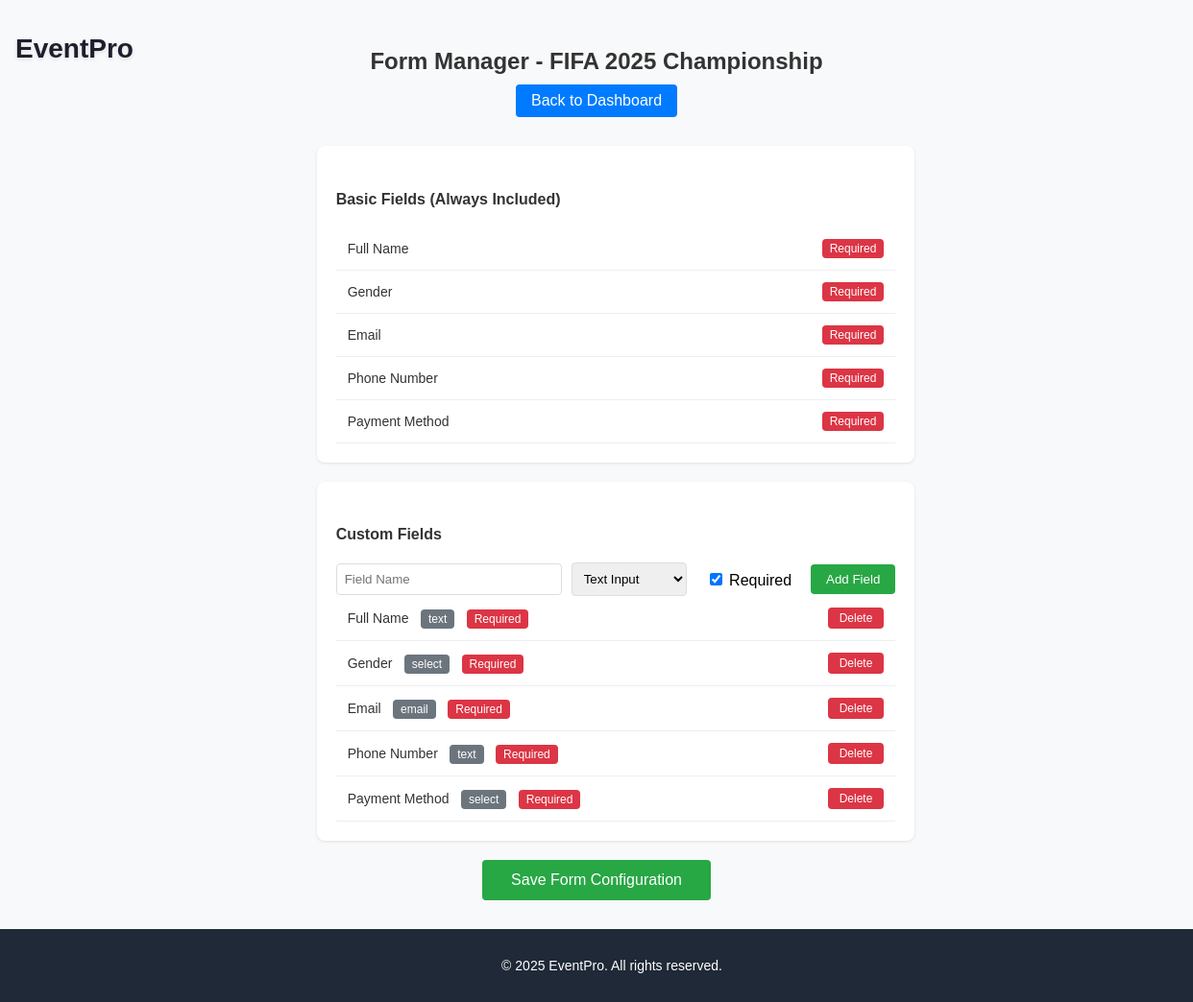
/event/4/form-manager/, run on the app's committed database.
### User_app/models.py (models this page shows, shortened)
class Event(models.Model):
    EventID = models.AutoField(primary_key=True)
    EventType = models.CharField(max_length=50)
    EventTitle = models.CharField(max_length=70)
    EventDescription = models.TextField()
    EventDate = models.DateField()
    EventTime = models.TimeField()
    EventCost = models.CharField(max_length=20, default='Free')
    EventLocation = models.CharField(max_length=70)
    EventCapacity = models.PositiveIntegerField(null=True, blank=True)
    current_participants = models.PositiveIntegerField(default=0)
    form_configured = models.BooleanField(default=False)

class EventFormField(models.Model):
    FIELD_TYPES = [
        ('text', 'Text Input'),
        ('email', 'Email'),
        ('number', 'Number'),
        ('select', 'Dropdown'),
        ('date', 'Date'),
        ('time', 'Time'),
    ]
    event = models.ForeignKey(Event, on_delete=models.CASCADE, related_name='form_fields')
    field_name = models.CharField(max_length=100)
    field_type = models.CharField(max_length=20, choices=FIELD_TYPES)
    is_required = models.BooleanField(default=True)
    choices = models.TextField(blank=True, null=True, help_text="Comma-separated choices for dropdown")

### User_app/views.py (the view, shortened to what this page needs)
# urls.py: path('event/<int:event_id>/form-manager/', EventFormManagerView.as_view(), name='form_manager'),
class EventFormManagerView(View):
    template_name = "Dashboard_Pages/form_manager.html"
    def get(self, request, event_id):
        event = get_object_or_404(Event, EventID=event_id)
        form_fields = event.form_fields.all()
        return render(request, self.template_name, {
            'event': event,
            'form_fields': form_fields
        })

### User_app/templates/Dashboard_Pages/form_manager.html (shortened to what this page needs)
<!DOCTYPE html>
<html lang="en">
<head>
</head>
<body>
    <div class="logo-container">
        <h1 class="logo">EventPro</h1>
    </div>
<div class="main-container">
    <div class="container">
        <div class="col-md-8 offset-md-2">
            <div class="header-section">
                <h2>Form Manager - {{ event.EventTitle }}</h2>
                <a href="{% url 'Dashboard_Home' %}" class="dashboard-btn">Back to Dashboard</a>
            </div>
            <div class="form-section">
                <h5 class="section-title">Basic Fields (Always Included)</h5>
                <div class="fields-list">
                    <div class="field-item">
                        <span class="field-name">Full Name</span>
                        <span class="required-badge">Required</span>
                    </div>
                    <div class="field-item">
                        <span class="field-name">Gender</span>
                        <span class="required-badge">Required</span>
                    </div>
                    <div class="field-item">
                        <span class="field-name">Email</span>
                        <span class="required-badge">Required</span>
                    </div>
                    <div class="field-item">
                        <span class="field-name">Phone Number</span>
                        <span class="required-badge">Required</span>
                    </div>
                    {% if event.EventCost != 'Free' %}
                    <div class="field-item">
                        <span class="field-name">Payment Method</span>
                        <span class="required-badge">Required</span>
                    </div>
                    {% endif %}
                </div>
            </div>
            <div class="form-section">
                <h5 class="section-title">Custom Fields</h5>
                <div class="add-field-form">
                    <form method="post">
                        <div class="input-group">
                            <input type="text" name="field_name" class="form-input" placeholder="Field Name" required>
                            <select name="field_type" class="form-select" required>
                                <option value="text">Text Input</option>
                            </select>
                            <div class="form-check">
                                <input type="checkbox" name="is_required" class="form-check-input" id="isRequired" checked>
                                <label class="form-check-label" for="isRequired">Required</label>
                            </div>
                            <button type="submit" class="add-field-btn">Add Field</button>
                        </div>
                    </form>
                </div>
                <div class="custom-fields-list">
                    {% for field in form_fields %}
                    <div class="field-item">
                        <div class="field-info">
                            <span class="field-name">{{ field.field_name }}</span>
                            <span class="field-type-badge">{{ field.field_type }}</span>
                            {% if field.is_required %}
                            <span class="required-badge">Required</span>
                            {% endif %}
                        </div>
                        <form method="post" style="display: inline;">
                            <button type="submit" class="delete-btn">Delete</button>
                        </form>
                    </div>
                    {% empty %}
                    <div class="no-fields-message">No custom fields added yet.</div>
                    {% endfor %}
                </div>
            </div>
            <div class="save-configuration">
                <form method="post">
                    <button type="submit" class="save-config-btn">Save Form Configuration</button>
                </form>
            </div>
        </div>
    </div>
</div>
<footer class="footer">
    <p>© 2025 EventPro. All rights reserved.</p>
</footer>
</body>
</html>

### User_app/templates/Dashboard_Pages/form_manager.html (style rules this page uses)
body { margin: 0; font-family: Arial, sans-serif; box-sizing: border-box; }
.main-container { background-color: #f8f9fa; min-height: 100vh; padding: 30px 15px; display: flex; flex-direction: column; align-items: center; }
.logo-container { position: absolute; top: 1rem; left: 1rem; }
.logo { color: #1e1e2d; font-size: 1.75rem; font-weight: 600; text-decoration: none; text-shadow: 0 2px 4px rgba(0,0,0,0.1); }
.header-section { margin-bottom: 30px; text-align: center; }
.header-section h2 { color: #333; margin-bottom: 10px; }
.dashboard-btn { background-color: #007bff; color: white; padding: 8px 16px; border-radius: 4px; text-decoration: none; display: inline-block; transition: background-color 0.3s; }
.form-section { background: white; border-radius: 8px; padding: 20px; margin-bottom: 20px; box-shadow: 0 1px 3px rgba(0,0,0,0.1); width: 100%; max-width: 800px; }
.section-title { font-size: 16px; font-weight: bold; margin-bottom: 20px; color: #333; }
.field-item { padding: 12px; border-bottom: 1px solid #eee; display: flex; align-items: center; justify-content: space-between; }
.field-name { font-size: 14px; color: #333; }
.required-badge { background-color: #dc3545; color: white; padding: 3px 8px; border-radius: 4px; font-size: 12px; margin-left: 8px; }
.field-type-badge { background-color: #6c757d; color: white; padding: 3px 8px; border-radius: 4px; font-size: 12px; margin-left: 8px; }
.input-group { display: flex; gap: 10px; align-items: center; }
.form-input { padding: 8px; border: 1px solid #ddd; border-radius: 4px; flex: 1; }
.form-select { padding: 8px; border: 1px solid #ddd; border-radius: 4px; width: 120px; }
.form-check { margin: 0 10px; }
.add-field-btn { padding: 8px 16px; background-color: #28a745; color: white; border: none; border-radius: 4px; cursor: pointer; }
.delete-btn { padding: 4px 12px; background-color: #dc3545; color: white; border: none; border-radius: 4px; font-size: 12px; cursor: pointer; }
.save-configuration { text-align: center; margin-top: 20px; }
.save-config-btn { background-color: #28a745; color: white; padding: 12px 30px; border: none; border-radius: 4px; font-size: 16px; cursor: pointer; transition: background-color 0.3s; }
.footer { background-color: #1f2937; color: white; text-align: center; padding: 1rem; width: 100%; font-size: 0.875rem; position: relative; }

### data on the page
Event: EventTitle "FIFA 2025 Championship"
EventFormField: field_name "Full Name", field_type "text", is_required "Required"
EventFormField: field_name "Gender", field_type "select", is_required "Required"
EventFormField: field_name "Email", field_type "email", is_required "Required"
EventFormField: field_name "Phone Number", field_type "text", is_required "Required"
EventFormField: field_name "Payment Method", field_type "select", is_required "Required"
